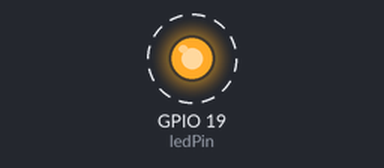
Bench run of a program on a simulated Raspberry Pi (BCM pin numbers). Shown: output pins drawn as LEDs (lit = HIGH). Dashed ring = blinking.

Above: at 0.2 s.
Timing chart, 0 to 3.0 s (numbered marks = the images above):
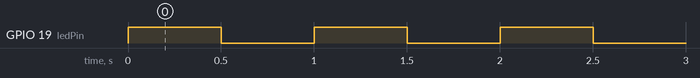

The program:

blinker.py
```python
import RPi.GPIO as GPIO
import time
import atexit

ledPin = 19

def cleanup():
	GPIO.cleanup()

atexit.register(cleanup)

GPIO.setmode(GPIO.BCM)
GPIO.setup(ledPin, GPIO.OUT)

while (True):
	GPIO.output(ledPin,True)
	time.sleep(0.5)
	GPIO.output(ledPin,False)
	time.sleep(0.5)
```

Measured:
- by itself, GPIO 19 (ledPin): alternates HIGH for 0.50 s and LOW for 0.50 s
